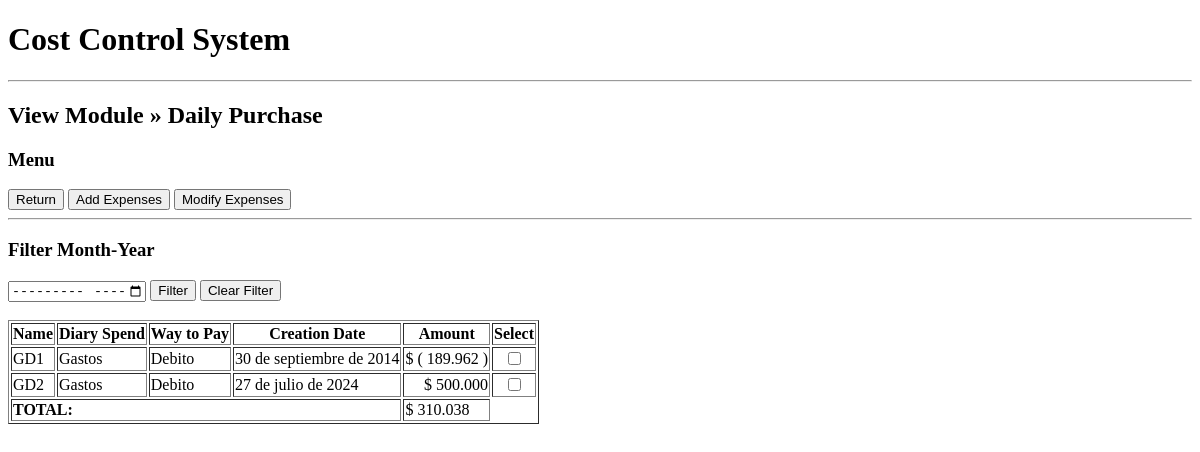
The page /gd/entry/ on the database as committed earlier.
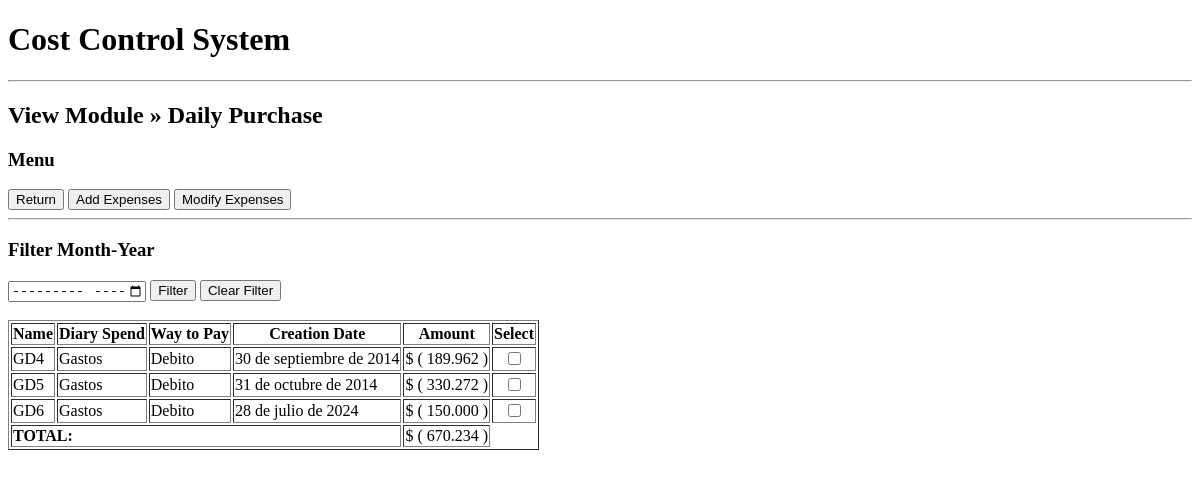
The same page on the database as committed later.
### TRANSACTION/models.py (models this page shows, shortened)
class Gasto_Diario(models.Model):
    name = models.CharField(max_length=30,default='GD')
    daily_purchase = models.CharField(max_length=30)
    fpag = models.CharField(max_length=30)
    monto =  models.IntegerField(default=0)
    fecha_creacion = models.DateField(null=False, blank=False)

### TRANSACTION/views.py (the view)
# urls.py: path('gd/entry/', views.GastoDiarioListView.as_view(), name='gastodiario_changelist'),
class GastoDiarioListView(ListView):
    model = Gasto_Diario
    form_class = Gasto_DiarioForm
    context_object_name = 'gds'
    template_name = 'TRANSACTION/gastodiario_list.html'
    def get_queryset(self):
        queryset = super().get_queryset()
        month_filter = self.request.GET.get('month_filter')
        if month_filter:
            year, month = month_filter.split('-')
            queryset = queryset.filter(fecha_creacion__year=year, fecha_creacion__month=month)
        return queryset
    def get_context_data(self, **kwargs):
        context = super().get_context_data(**kwargs)
        current_year = datetime.datetime.now().year
        context['selected_month'] = self.request.GET.get('month_filter', '')
        context['min_date'] = '2014-09'
        context['max_date'] = f'{current_year}-12'
        return context

### TRANSACTION/templatetags/custom_filters.py (called while the page is built)
@register.filter
def currency_format(value):
    if value < 0:
        return "$ {:,.0f} )".format(value).replace('.', ',').replace(',', '.').replace('-', '( ')
    else:
        return "$ {:,.0f}".format(value).replace('.', ',').replace(',', '.')

@register.filter
def sumargd(gds):
    suma = 0
    for gd in gds:
        try:
            resultado = float(gd.monto)
            suma += resultado
        except (ValueError, TypeError):
            pass  # Manejo de errores si los datos no son válidos
    if suma < 0:
        return "$ {:,.0f} )".format(suma).replace('.', ',').replace(',', '.').replace('-', '( ')
    else:
        return "$ {:,.0f}".format(suma).replace('.', ',').replace(',', '.')

### templates/TRANSACTION/gastodiario_list.html (shortened to what this page needs)
{% extends 'base.html' %}
{% block content %}
{% load custom_filters %}
<h2>View Module » Daily Purchase</h2>
<div>
    <h3>Menu</h3>
    <button onclick="redirectToPage('/')">Return</button>
    <button id="add-gd-btn" type="button" class="btn btn-primary">Add Expenses</button>
    <button id="mod-gd-btn" type="button" class="btn btn-secondary">Modify Expenses</button>
</div>
<hr>
<div>
    <h3>Filter Month-Year</h2>
    <form method="get" action="">
        <input type="month" name="month_filter" value="{{ selected_month }}" min="{{ min_date }}" max="{{ max_date }}">
        <button type="submit">Filter</button>
        <button type="button" id="clear-filter-btn">Clear Filter</button>
    </form>
</div>
<br>
<table border="1">
    <thead>
        <tr>
            <th>Name</th>
            <th>Diary Spend</th>
            <th>Way to Pay</th>
            <th>Creation Date</th>
            <th>Amount</th>
            <th>Select</th>
        </tr>
    </thead>
    <tbody>
        {% for gd in gds %}
            <tr>
                <td>{{ gd.name }}</td>
                <td>{{ gd.daily_purchase }}</td>
                <td>{{ gd.fpag }}</td>
                <td>{{ gd.fecha_creacion }}</td>
                <td class="currency-input">{{ gd.monto|currency_format }}</td>
                <td class="text-center"><input type="checkbox" class="gd-checkbox" data-pk="{{ gd.pk }}"></td>
            </tr>
        {% empty %}
            <tr>
                 <td colspan="6">No expenses in the database. <a href="{% url 'gastodiario_add' %}">Add the first expenses</a>.</td>
            </tr>
        {% endfor %}
    <tr>
        <td colspan="4"><b> TOTAL:</b></td>
        <td>{{ gds|sumargd}}</td>
    </tr>
    </tbody>
</table>
{% endblock %}

Rows that differ between the two databases and show on the page:
changed Gasto_Diario "30 de septiembre de 2014": name "GD1" → "GD4"; monto.monto "$ 310.038" → "$ ( 670.234 )"
changed Gasto_Diario: name "GD2" → "GD5"; fecha_creacion "27 de julio de 2024" → "31 de octubre de 2014"; monto "$ 500.000" → "$ ( 330.272 )"
added Gasto_Diario: name "GD6", daily_purchase "Gastos", fpag "Debito", fecha_creacion "28 de julio de 2024", monto "$ ( 150.000 )"
